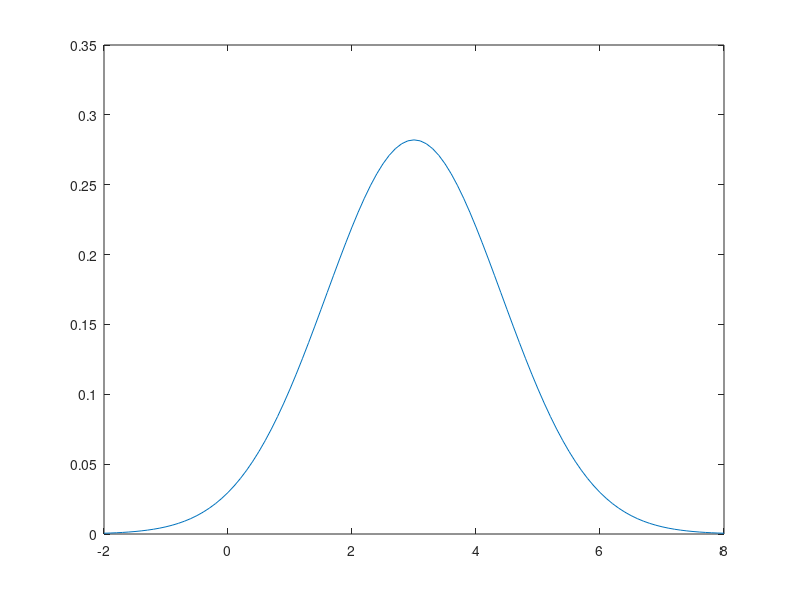

This chart was generated by the following MATLAB code:
% Malgorzata Targan
% 131420    
% laboratorium 3

clear all
close all

Udc = 3;
Urms = 2;

%select apropriate range
x = [-2:0.1:8]

%calculate 
f = 1/sqrt(2*pi*Urms)*exp(-((x-Udc).^2)/(2*Urms))

%show
plot(x,f);

